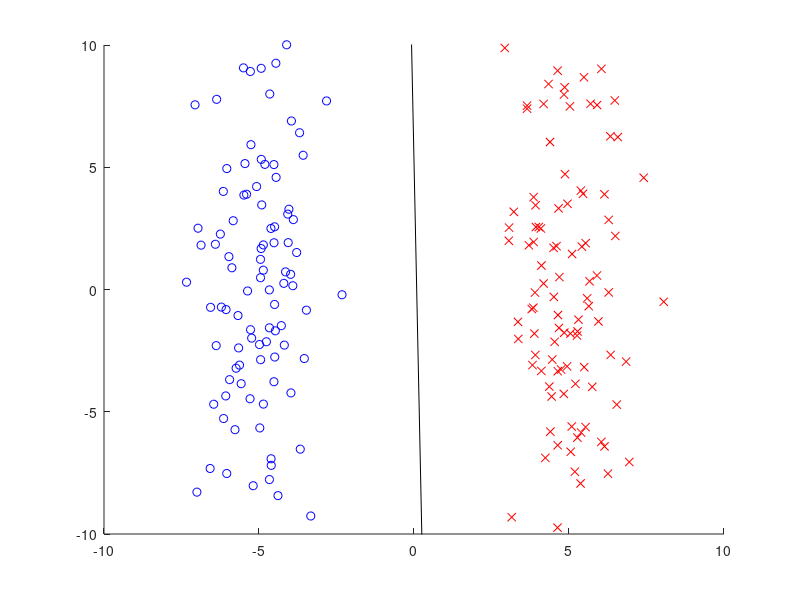

The MATLAB script that drew this image:
n=200; x=[randn(1,n/2)-5 randn(1,n/2)+5; 5*randn(1,n)]';
y=[ones(n/2,1);-ones(n/2,1)];
x(:,3)=1; p=randperm(n); x=x(p,:); y=y(p);

t=zeros(3,1); l=1;
for i=1:n
  xi=x(i,:)'; yi=y(i);
  t=t+yi*max(0,1-t'*xi*yi)/(xi'*xi+l)*xi;
end

figure(1); clf; hold on; axis([-10 10 -10 10]);
plot(x(y==1,1),x(y==1,2),'bo');
plot(x(y==-1,1),x(y==-1,2),'rx');
plot([-10 10],-(t(3)+[-10 10]*t(1))/t(2),'k-');
